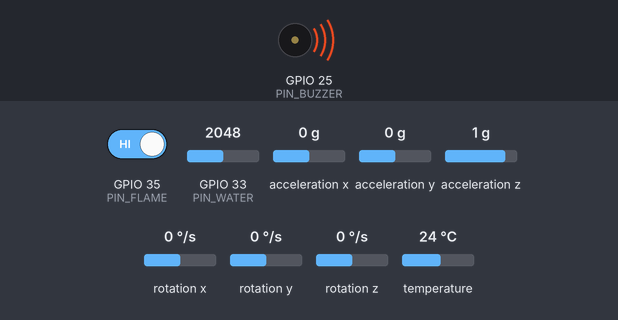
A sketch run on a simulated ESP32. On the bench: buzzer (waves = sounding, pin HIGH). The inputs (shaded band) are chosen by the test bench; at power-on: GPIO 33 (PIN_WATER) = 2048, GPIO 35 (PIN_FLAME) HIGH, acceleration x 0 g, acceleration y 0 g, acceleration z 1 g, rotation x 0 °/s, rotation y 0 °/s, rotation z 0 °/s, temperature 24 °C. What the sketch prints to the serial monitor is not drawn.

Above: at 2.2 s.
2.3 s: GPIO 33 (PIN_WATER) set to 1931
At 2.9 s:
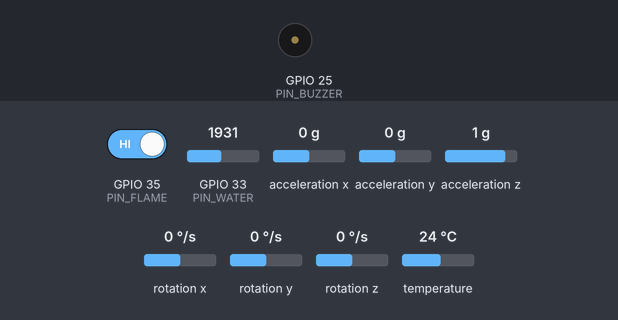
6.4 s: GPIO 35 (PIN_FLAME) driven LOW
At 6.62 s:
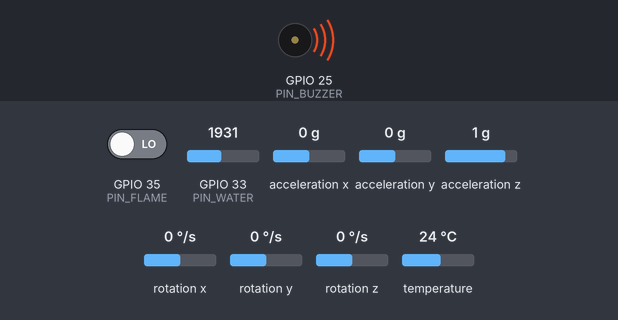
9.9 s: GPIO 35 (PIN_FLAME) driven HIGH
At 10.8 s:
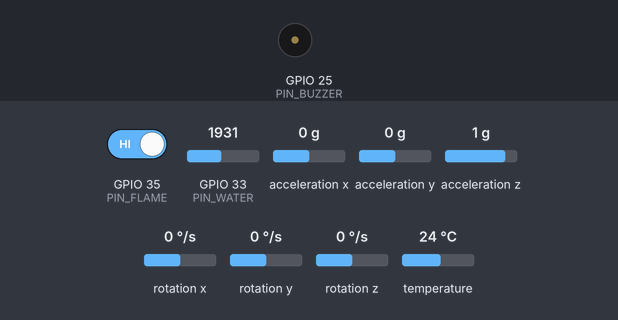
11.5 s: acceleration x set to -1.4 g
13.4 s: GPIO 33 (PIN_WATER) set to 2040
At 17.3 s:
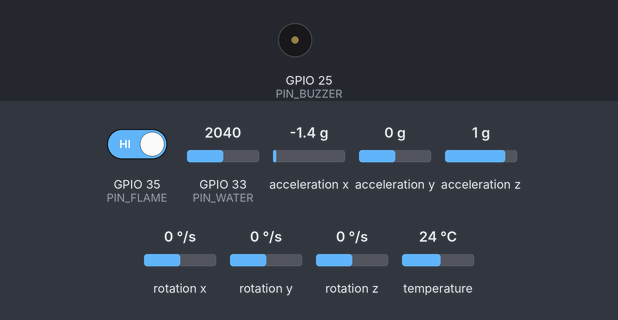
17.5 s: GPIO 33 (PIN_WATER) set to 1960
At 18.6 s:
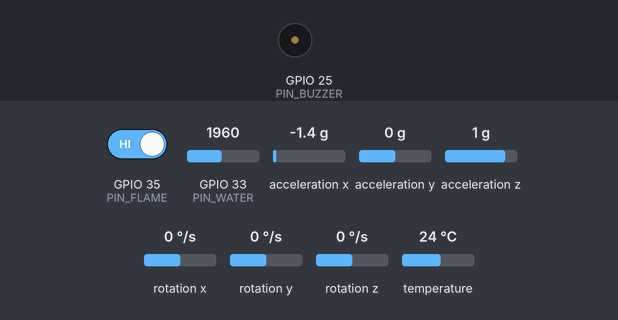
Timing chart, 0 to 20.0 s (numbered marks = the images above; inputs shaded):
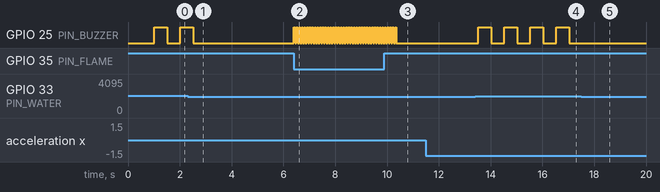

Measured:
- the behaviour switches between 2001 and 2000 on GPIO 33 (PIN_WATER) (found by bisection; images 0 and 1)
- after the input at 2.3 s, GPIO 25 (PIN_BUZZER): goes on until 2.5 s, then stays LOW
- after the input at 6.4 s, GPIO 25 (PIN_BUZZER): alternates HIGH for 0.05 s and LOW for 0.05 s, starting at once
- after the input at 9.9 s, GPIO 25 (PIN_BUZZER): goes on until 10.4 s, then stays LOW
- after the input at 11.5 s, every drawn part: stays the same
- after the input at 13.4 s, GPIO 25 (PIN_BUZZER): alternates HIGH for 0.50 s and LOW for 0.50 s, starting after 0.13 s
- after the input at 17.5 s, GPIO 25 (PIN_BUZZER): stops changing and stays LOW

The sketch:

esp_code.ino
```cpp
/*
 * KAVACH - Disaster Management IoT Node (Silent Quake Version)
 * -------------------------------------------------------------
 * Hardware: ESP32 WROOM, MPU6050, IR Flame Sensor, Water Level Sensor, Active Buzzer
 */

#include <Wire.h>
#include <Adafruit_MPU6050.h>
#include <Adafruit_Sensor.h>

// --- PIN DEFINITIONS ---
const int PIN_FLAME = 35;     // IR Flame Sensor (Digital Input)
const int PIN_WATER = 33;     // Water Level Sensor (Analog Input)
const int PIN_BUZZER = 25;    // Active Buzzer (Digital Output)

// MPU6050 getEvent() is m/s² (~9.81 at rest). Compare excess over 1g, not |a| > 2.5.
const int WATER_FLOOD_LEVEL = 2000;
const float GRAVITY_MS2 = 9.81f;
const float EARTHQUAKE_EXCESS_MS2 = 3.0f;

// --- OBJECTS ---
Adafruit_MPU6050 mpu;

void setup() {
  Serial.begin(115200);
  delay(1000);

  Serial.println("\n--- KAVACH SYSTEM BOOTING ---");

  // 1. Setup Pins
  pinMode(PIN_FLAME, INPUT);
  pinMode(PIN_BUZZER, OUTPUT);
  digitalWrite(PIN_BUZZER, LOW); // Ensure silent at startup

  // 2. Setup MPU6050
  Serial.print("Initializing Sensors... ");
  Wire.begin(21, 22); // SDA=21, SCL=22

  if (!mpu.begin()) {
    Serial.println("\n❌ FAILED: MPU6050 not found. Check wiring!");
    while (1) {
      // Blink light to indicate error
      digitalWrite(PIN_BUZZER, HIGH); delay(50); digitalWrite(PIN_BUZZER, LOW); delay(200);
    }
  }
  Serial.println("✅ MPU6050 Connected.");

  // 3. Configure MPU Sensitivity
  mpu.setAccelerometerRange(MPU6050_RANGE_8_G);
  mpu.setFilterBandwidth(MPU6050_BAND_21_HZ);

  Serial.println("✅ System Ready. Monitoring Environment...");
}

void loop() {
  // --- READ SENSORS ---
  int flameState = digitalRead(PIN_FLAME); // LOW (0) = FIRE
  int waterLevel = analogRead(PIN_WATER);  // 0 - 4095

  sensors_event_t a, g, temp;
  mpu.getEvent(&a, &g, &temp); // Read Motion

  // --- LOGIC & ALARMS ---

  // 🚨 PRIORITY 1: FIRE (SOUND ON)
  if (flameState == LOW) {
    Serial.println("🔥🔥 CRITICAL: FIRE DETECTED! 🔥🔥");

    // Fast Strobe Sound
    for(int i=0; i<10; i++) {
      digitalWrite(PIN_BUZZER, HIGH);
      delay(50);
      digitalWrite(PIN_BUZZER, LOW);
      delay(50);
    }
  }

  // 🌊 PRIORITY 2: FLOOD (SOUND ON)
  else if (waterLevel > WATER_FLOOD_LEVEL) {
    Serial.print("🌊 FLOOD ALERT! Level: ");
    Serial.println(waterLevel);

    // Long Beep Pattern
    digitalWrite(PIN_BUZZER, HIGH);
    delay(500);
    digitalWrite(PIN_BUZZER, LOW);
    delay(500);
  }

  // ⚠️ PRIORITY 3: EARTHQUAKE (SILENT MONITOR)
  else if (fabs(sqrt(sq(a.acceleration.x) + sq(a.acceleration.y) + sq(a.acceleration.z)) - GRAVITY_MS2) > EARTHQUAKE_EXCESS_MS2) {
     Serial.print("SHAKING DETECTED! excess m/s2: ");
     Serial.println(fabs(sqrt(sq(a.acceleration.x) + sq(a.acceleration.y) + sq(a.acceleration.z)) - GRAVITY_MS2));

     // NO BUZZER HERE (Silent Mode)
     digitalWrite(PIN_BUZZER, LOW);

     delay(200); // Delay to prevent spamming Serial Monitor
  }

  // ✅ SAFE STATE
  else {
    digitalWrite(PIN_BUZZER, LOW); // Silence

    // Optional: Print safe status every 2 seconds
    static unsigned long lastPrint = 0;
    if (millis() - lastPrint > 2000) {
      Serial.println("[SAFE] Monitoring...");
      lastPrint = millis();
    }
  }
}
```
